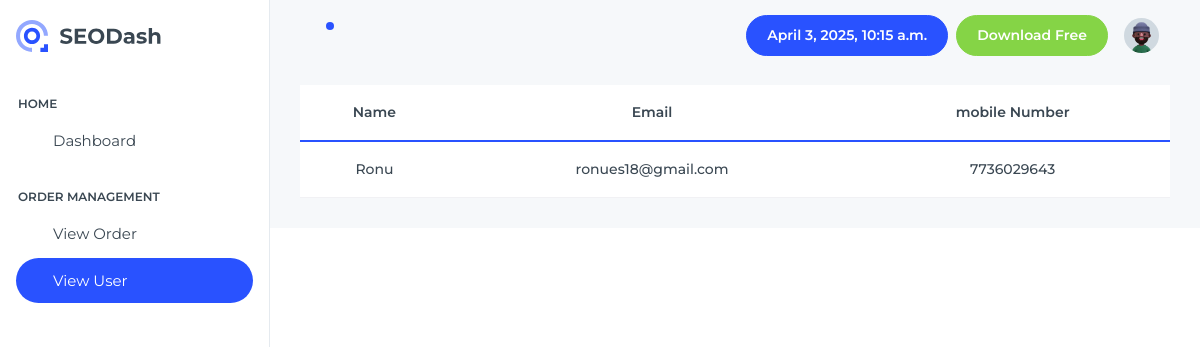
Screenshot of /AdminApp/View_userdetails/ with the database file from the repository.
### UserApp/models.py (models this page shows)
class SignupDb(models.Model):
    Name = models.CharField(max_length=100, null=True, blank=True)
    Email = models.EmailField(max_length=200, null=True, blank=True)
    Mobile = models.IntegerField(null=True, blank=True)
    Password = models.CharField(max_length=50, null=True, blank=True)
    Repeat_password = models.CharField(max_length=50, null=True, blank=True)

### AdminApp/views.py (the view)
# urls.py: path("View_userdetails/", views.View_userdetails, name="View_userdetails"),
def View_userdetails(request):
    user = SignupDb.objects.all()
    time = datetime.datetime.now()
    return render(request, "View_userdetails.html", {'user': user, 'time': time})

### AdminApp/Templates/View_userdetails.html (shortened to what this page needs)
<!DOCTYPE html>
{% extends 'Dashboard.html' %}
{% block content %}
<html lang="en">
<head>
</head>
<body>
    <div class="table-responsive">
                <table class="table text-nowrap align-middle mb-0">
                  <thead>
                    <tr class="border-2 border-bottom border-primary border-0">
                      <th scope="col" class="text-center">Name</th>
                      <th scope="col" class="text-center">Email</th>
                      <th scope="col" class="text-center">mobile Number</th>
                    </tr>
                  </thead>
                  <tbody class="table-group-divider">
                  {% for u in user %}
                    <tr>
                      <td class="text-center fw-medium">{{u.Name}}</td>
                      <td class="text-center fw-medium">{{u.Email}}</td>
                      <td class="text-center fw-medium">{{u.Mobile}}</td>
                    </tr>
                  {% endfor %}
				  </tbody>
	</div>
</body>
</html>
{% endblock %}

### rows the page displays
SignupDb: Name "Ronu", Email "ronues18@gmail.com", Mobile "7736029643"
